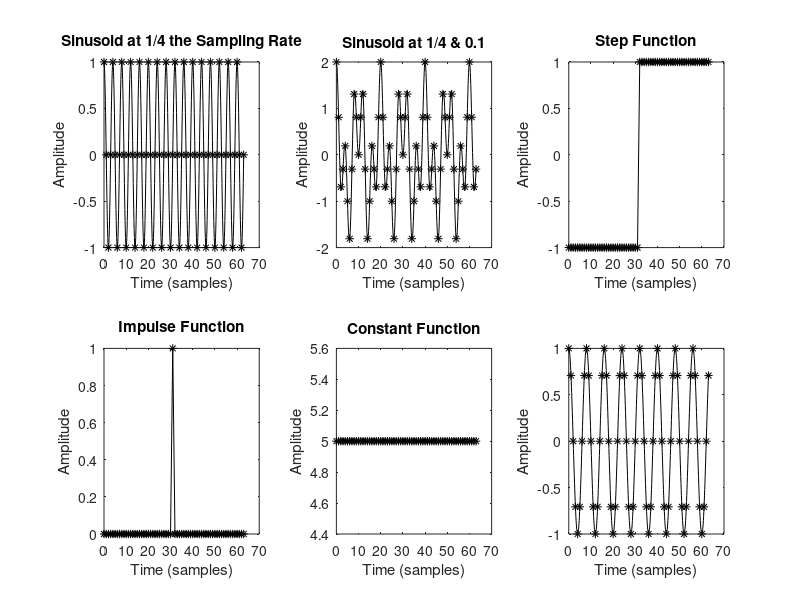
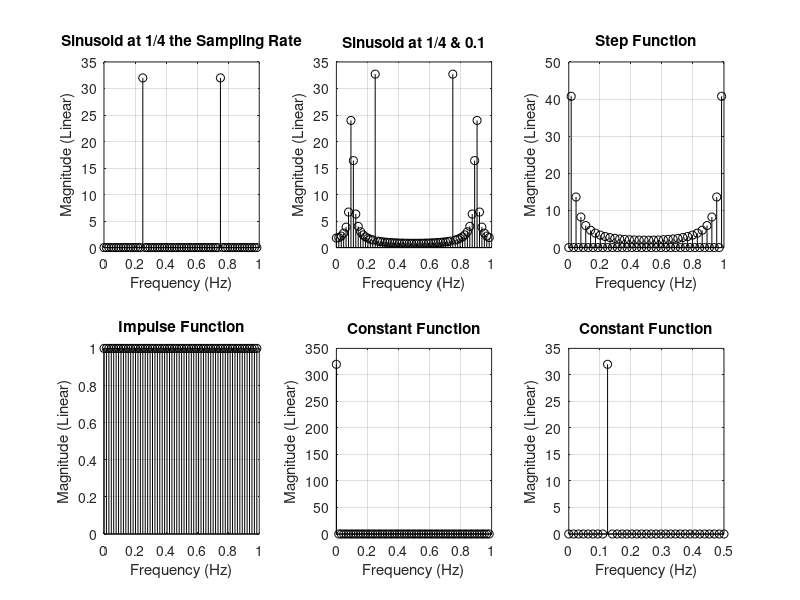

Reproduce these figures in MATLAB, in order.
%% Code based on the code offered by(c) dsprelated.com

%% Example 1: FFT of a DFT-sinusoid
clear all;close all;clc
% Parameters:
N = 64;              % Must be a power of two
fs = 1;               % Set sampling rate to 1 Hz
A = 1;               % Sinusoidal amplitude
phi = 0;             % Sinusoidal phase
f = 0.25;            % Frequency (cycles/sample)
n = [0:N-1];         % Discrete time axis
x = A*cos(2*pi*n*f*fs+phi); % Sampled sinusoid
X = fft(x);          % Spectrum

% Plot time data:
figure(1);
subplot(2,3,1);
% subplot(3,1,1);

plot(n,x,'*k');
ni = [0:.1:N-1];     % Interpolated time axis
hold on;
plot(ni,A*cos(2*pi*ni*f*fs+phi),'-k'); grid off;
title('Sinusoid at 1/4 the Sampling Rate');
xlabel('Time (samples)');
ylabel('Amplitude');
hold off;

% Plot spectral magnitude:
figure(2)
subplot(2,3,1);
magX = abs(X);
fn = [0:1/N:1-1/N]*fs;  % frequency axis
stem(fn,magX,'ok'); grid on;
xlabel('Frequency (Hz)');
ylabel('Magnitude (Linear)');
title('Sinusoid at 1/4 the Sampling Rate');


%% Example 2: FFT of a 2 sine signal
% clear all;close all;clc
% Parameters:
N = 64;              % Must be a power of two
fs = 1;               % Set sampling rate to 1 Hz
A = 1;               % Sinusoidal amplitude
phi = 0;             % Sinusoidal phase
f1 = 0.25;            % Frequency (cycles/sample) on a DFT line
f2 = 0.1;            % Frequency (cycles/sample) between two DFT lines

n = [0:N-1];         % Discrete time axis
x = A*cos(2*pi*n*f1*fs+phi)+A*cos(2*pi*n*f2*fs+phi); % Sampled 2-sine wave
X = fft(x);          % Spectrum

% Plot time data:
% figure(2);
figure(1);
subplot(2,3,2);

% subplot(2,1,1);
plot(n,x,'*k');
ni = [0:.1:N-1];     % Interpolated time axis
hold on;
plot(ni,A*cos(2*pi*ni*f1*fs+phi)+A*cos(2*pi*ni*f2*fs+phi),'-k'); grid off;
title('Sinusoid at 1/4 & 0.1');
xlabel('Time (samples)');
ylabel('Amplitude');
hold off;

% Plot spectral magnitude:
figure(2);
subplot(2,3,2);

magX = abs(X);
fn = [0:1/N:1-1/N]*fs;  % frequency axis
stem(fn,magX,'ok'); grid on;
xlabel('Frequency (Hz)');
ylabel('Magnitude (Linear)');
title('Sinusoid at 1/4 & 0.1');

%% Example 3: FFT of a step function
% clear all;close all;clc
% Parameters:
N = 64;              % Must be a power of two
fs = 1;               % Set sampling rate to 1 Hz
A = 1;               % Sinusoidal amplitude
phi = 0;             % Sinusoidal phase
f1 = 0.25;            % Frequency (cycles/sample) on a DFT line
f2 = 0.1;            % Frequency (cycles/sample) between two DFT lines

%Construct a Step
for n=0:N-1
   if n>N/2-1
       x(n+1)=1;
   else
       x(n+1)=-1;
   end
end
n = [0:N-1];         % Discrete time axis

X = fft(x);          % Spectrum

% Plot time data:
figure(1);
subplot(2,3,3);
plot(n,x,'k');hold on;plot(n,x,'*k');
title('Step Function');
xlabel('Time (samples)');
ylabel('Amplitude');
hold off;

% Plot spectral magnitude:
figure(2);
subplot(2,3,3);
magX = abs(X);
fn = [0:1/N:1-1/N]*fs;  % frequency axis
stem(fn,magX,'ok'); grid on;
xlabel('Frequency (Hz)');
ylabel('Magnitude (Linear)');
title('Step Function');

%% Example 4: FFT of an impulse function
% clear all;close all;clc
% Parameters:
N = 64;              % Must be a power of two
fs = 1;               % Set sampling rate to 1 Hz
A = 1;               % Sinusoidal amplitude
phi = 0;             % Sinusoidal phase
f1 = 0.25;            % Frequency (cycles/sample) on a DFT line
f2 = 0.1;            % Frequency (cycles/sample) between two DFT lines

%Construct an Impulse
for n=0:N-1
   if n==N/2-1
       x(n+1)=1;
   else
       x(n+1)=0;
   end
end
n = [0:N-1];         % Discrete time axis

X = fft(x);          % Spectrum

% Plot time data:
figure(1);
subplot(2,3,4);
plot(n,x,'k');hold on;plot(n,x,'*k');
title('Impulse Function');
xlabel('Time (samples)');
ylabel('Amplitude');
hold off;

% Plot spectral magnitude:
figure(2);
subplot(2,3,4);
magX = abs(X);
fn = [0:1/N:1-1/N]*fs;  % frequency axis
stem(fn,magX,'ok'); grid on;
xlabel('Frequency (Hz)');
title('Impulse Function');
ylabel('Magnitude (Linear)');

%% Example 5: FFT of a Constant function
% clear all;close all;clc
% Parameters:
N = 64;              % Must be a power of two
fs = 1;               % Set sampling rate to 1 Hz
A = 1;               % Sinusoidal amplitude
phi = 0;             % Sinusoidal phase
f1 = 0.25;            % Frequency (cycles/sample) on a DFT line
f2 = 0.1;            % Frequency (cycles/sample) between two DFT lines

n = [0:N-1];         % Discrete time axis
x(n+1)=5;            % Construct a constant function

X = fft(x);          % Spectrum

% Plot time data:
figure(1);
subplot(2,3,5);
plot(n,x,'k');hold on;plot(n,x,'*k');
title('Constant Function');
xlabel('Time (samples)');
ylabel('Amplitude');
hold off;

% Plot spectral magnitude:
figure(2);
subplot(2,3,5);
magX = abs(X);
fn = [0:1/N:1-1/N]*fs;  % frequency axis
stem(fn,magX,'ok'); grid on;
xlabel('Frequency (Hz)');
ylabel('Magnitude (Linear)');
title('Constant Function');

%% Example 6: FFT of another DFT-sinusoid
% clear all;close all;clc
% Parameters:
N = 64;              % Must be a power of two
fs = 1;              % Set sampling rate to 1 Hz
A = 1;               % Sinusoidal amplitude
phi = 0;             % Sinusoidal phase
f = 0.125;           % Frequency (cycles/sample)
n = [0:N-1];         % Discrete time axis
x = A*cos(2*pi*n*f*fs+phi); % Sampled sinusoid
X = fft(x);          % Spectrum

% Plot time data:
figure(1);
subplot(2,3,6);
plot(n,x,'*k');
ni = [0:.1:N-1];     % Interpolated time axis
hold on;
plot(ni,A*cos(2*pi*ni*f*fs+phi),'-k'); grid off;
% title('Sinusoid at .125Hz');
xlabel('Time (samples)');
ylabel('Amplitude');
hold off;

% Plofn(1)t spectral magnitude:
magX = abs(X);
fn = [0:1/N:1-1/N]*fs;  % frequency axis

figure(2);
subplot(2,3,6);
stem(fn,magX,'ok'); grid on;
xlabel('Frequency (Hz)');
title('Constant Function');
ylabel('Magnitude (Linear)');
xlim([0 .5])


